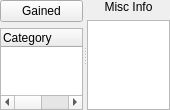
                  <widget class="QWidget" name="scrlAreaMiscInfo">
                   <property name="geometry">
                    <rect>
                     <x>0</x>
                     <y>0</y>
                     <width>170</width>
                     <height>110</height>
                    </rect>
                   </property>
                   <layout class="QVBoxLayout" name="verticalLayout_21">
                    <property name="spacing">
                     <number>0</number>
                    </property>
                    <property name="leftMargin">
                     <number>0</number>
                    </property>
                    <property name="topMargin">
                     <number>0</number>
                    </property>
                    <property name="rightMargin">
                     <number>0</number>
                    </property>
                    <property name="bottomMargin">
                     <number>0</number>
                    </property>
                    <item>
                     <widget class="QSplitter" name="spltMiscBottom">
                      <property name="orientation">
                       <enum>Qt::Horizontal</enum>
                      </property>
                      <widget class="QWidget" name="verticalLayoutWidget_11">
                       <layout class="QGridLayout" name="grdlMiscGained">
                        <item row="0" column="0">
                         <widget class="QPushButton" name="btnMiscGained">
                          <property name="text">
                           <string>Gained</string>
                          </property>
                          <property name="checkable">
                           <bool>true</bool>
                          </property>
                         </widget>
                        </item>
                        <item row="1" column="0">
                         <widget class="QTreeWidget" name="treeMiscTypes">
                          <column>
                           <property name="text">
                            <string>Category</string>
                           </property>
                          </column>
                          <column>
                           <property name="text">
                            <string>Total</string>
                           </property>
                          </column>
                          <column>
                           <property name="text">
                            <string>Remaining</string>
                           </property>
                          </column>
                         </widget>
                        </item>
                       </layout>
                      </widget>
                      <widget class="QWidget" name="verticalLayoutWidget_12">
                       <layout class="QVBoxLayout" name="vertlMiscInfo">
                        <item>
                         <widget class="QLabel" name="lblMiscInfo">
                          <property name="font">
                           <font>
                            <pointsize>9</pointsize>
                           </font>
                          </property>
                          <property name="text">
                           <string>Misc Info</string>
                          </property>
                          <property name="alignment">
                           <set>Qt::AlignCenter</set>
                          </property>
                         </widget>
                        </item>
                        <item>
                         <widget class="QTextBrowser" name="txtMiscInfo"/>
                        </item>
                       </layout>
                      </widget>
                     </widget>
                    </item>
                   </layout>
                  </widget>
